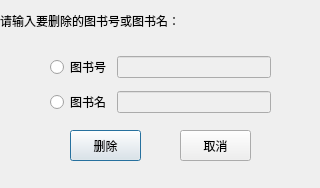
<?xml version="1.0" encoding="UTF-8"?>
<ui version="4.0">
 <class>BookDelete</class>
 <widget class="QDialog" name="BookDelete">
  <property name="geometry">
   <rect>
    <x>0</x>
    <y>0</y>
    <width>320</width>
    <height>188</height>
   </rect>
  </property>
  <property name="windowTitle">
   <string>Dialog</string>
  </property>
  <widget class="QPushButton" name="pushButton">
   <property name="geometry">
    <rect>
     <x>70</x>
     <y>130</y>
     <width>71</width>
     <height>31</height>
    </rect>
   </property>
   <property name="text">
    <string>删除</string>
   </property>
  </widget>
  <widget class="QPushButton" name="pushButton_2">
   <property name="geometry">
    <rect>
     <x>180</x>
     <y>130</y>
     <width>71</width>
     <height>31</height>
    </rect>
   </property>
   <property name="text">
    <string>取消</string>
   </property>
  </widget>
  <widget class="QLabel" name="label">
   <property name="geometry">
    <rect>
     <x>0</x>
     <y>10</y>
     <width>261</width>
     <height>21</height>
    </rect>
   </property>
   <property name="styleSheet">
    <string notr="true">font: 75 12pt &quot;Agency FB&quot;;</string>
   </property>
   <property name="text">
    <string>请输入要删除的图书号或图书名：</string>
   </property>
  </widget>
  <widget class="QWidget" name="layoutWidget">
   <property name="geometry">
    <rect>
     <x>50</x>
     <y>50</y>
     <width>221</width>
     <height>71</height>
    </rect>
   </property>
   <layout class="QVBoxLayout" name="verticalLayout">
    <item>
     <layout class="QHBoxLayout" name="horizontalLayout">
      <item>
       <widget class="QRadioButton" name="radioButton">
        <property name="text">
         <string>图书号</string>
        </property>
       </widget>
      </item>
      <item>
       <widget class="QLineEdit" name="lineEdit">
        <property name="enabled">
         <bool>false</bool>
        </property>
       </widget>
      </item>
     </layout>
    </item>
    <item>
     <layout class="QHBoxLayout" name="horizontalLayout_2">
      <item>
       <widget class="QRadioButton" name="radioButton_2">
        <property name="text">
         <string>图书名</string>
        </property>
       </widget>
      </item>
      <item>
       <widget class="QLineEdit" name="lineEdit_2">
        <property name="enabled">
         <bool>false</bool>
        </property>
       </widget>
      </item>
     </layout>
    </item>
   </layout>
  </widget>
 </widget>
 <resources/>
 <connections/>
</ui>
